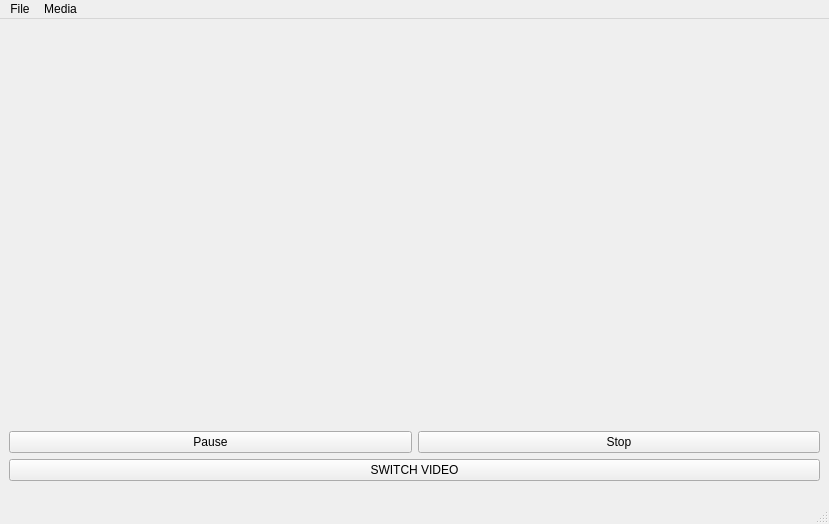
<?xml version="1.0" encoding="UTF-8"?>
<ui version="4.0">
 <class>SimplePlayer</class>
 <widget class="QMainWindow" name="SimplePlayer">
  <property name="geometry">
   <rect>
    <x>0</x>
    <y>0</y>
    <width>829</width>
    <height>524</height>
   </rect>
  </property>
  <property name="windowTitle">
   <string>Demo Player</string>
  </property>
  <widget class="QWidget" name="centralwidget">
   <layout class="QGridLayout" name="gridLayout_2">
    <item row="3" column="0" colspan="2">
     <widget class="QPushButton" name="btnSwitch">
      <property name="text">
       <string>SWITCH VIDEO</string>
      </property>
     </widget>
    </item>
    <item row="0" column="0" colspan="2">
     <widget class="VlcWidgetVideo" name="video" native="true"/>
    </item>
    <item row="2" column="1">
     <widget class="QPushButton" name="stop">
      <property name="text">
       <string>Stop</string>
      </property>
     </widget>
    </item>
    <item row="2" column="0">
     <widget class="QPushButton" name="pause">
      <property name="text">
       <string>Pause</string>
      </property>
      <property name="checkable">
       <bool>true</bool>
      </property>
     </widget>
    </item>
    <item row="4" column="0" colspan="2">
     <widget class="VlcWidgetVolumeSlider" name="volume" native="true">
      <property name="sizePolicy">
       <sizepolicy hsizetype="Preferred" vsizetype="Maximum">
        <horstretch>0</horstretch>
        <verstretch>0</verstretch>
       </sizepolicy>
      </property>
     </widget>
    </item>
    <item row="5" column="0" colspan="2">
     <widget class="VlcWidgetSeek" name="seek" native="true">
      <property name="sizePolicy">
       <sizepolicy hsizetype="Preferred" vsizetype="Maximum">
        <horstretch>0</horstretch>
        <verstretch>0</verstretch>
       </sizepolicy>
      </property>
     </widget>
    </item>
   </layout>
  </widget>
  <widget class="QMenuBar" name="menubar">
   <property name="geometry">
    <rect>
     <x>0</x>
     <y>0</y>
     <width>829</width>
     <height>25</height>
    </rect>
   </property>
   <widget class="QMenu" name="menuFile">
    <property name="title">
     <string>File</string>
    </property>
    <addaction name="actionOpenLocal"/>
    <addaction name="actionOpenUrl"/>
    <addaction name="separator"/>
    <addaction name="actionQuit"/>
   </widget>
   <widget class="QMenu" name="menuMedia">
    <property name="title">
     <string>Media</string>
    </property>
    <addaction name="actionPause"/>
    <addaction name="actionStop"/>
   </widget>
   <addaction name="menuFile"/>
   <addaction name="menuMedia"/>
  </widget>
  <widget class="QStatusBar" name="statusbar"/>
  <action name="actionQuit">
   <property name="text">
    <string>Quit</string>
   </property>
  </action>
  <action name="actionPause">
   <property name="checkable">
    <bool>true</bool>
   </property>
   <property name="text">
    <string>Pause</string>
   </property>
  </action>
  <action name="actionStop">
   <property name="text">
    <string>Stop</string>
   </property>
  </action>
  <action name="actionOpenLocal">
   <property name="text">
    <string>Open local file</string>
   </property>
  </action>
  <action name="actionOpenUrl">
   <property name="text">
    <string>Open URL</string>
   </property>
  </action>
 </widget>
 <customwidgets>
  <customwidget>
   <class>VlcWidgetVideo</class>
   <extends>QWidget</extends>
   <header location="global">VLCQtWidgets/WidgetVideo.h</header>
   <container>1</container>
   <slots>
    <signal>fullscreen()</signal>
    <slot>toggleFullscreen()</slot>
   </slots>
  </customwidget>
  <customwidget>
   <class>VlcWidgetVolumeSlider</class>
   <extends>QWidget</extends>
   <header location="global">VLCQtWidgets/WidgetVolumeSlider.h</header>
   <container>1</container>
   <slots>
    <slot>mute()</slot>
    <slot>volumeUp()</slot>
    <slot>volumeDown()</slot>
   </slots>
  </customwidget>
  <customwidget>
   <class>VlcWidgetSeek</class>
   <extends>QWidget</extends>
   <header location="global">VLCQtWidgets/WidgetSeek.h</header>
   <container>1</container>
  </customwidget>
 </customwidgets>
 <resources/>
 <connections>
  <connection>
   <sender>actionQuit</sender>
   <signal>triggered()</signal>
   <receiver>SimplePlayer</receiver>
   <slot>close()</slot>
   <hints>
    <hint type="sourcelabel">
     <x>-1</x>
     <y>-1</y>
    </hint>
    <hint type="destinationlabel">
     <x>399</x>
     <y>299</y>
    </hint>
   </hints>
  </connection>
 </connections>
</ui>
